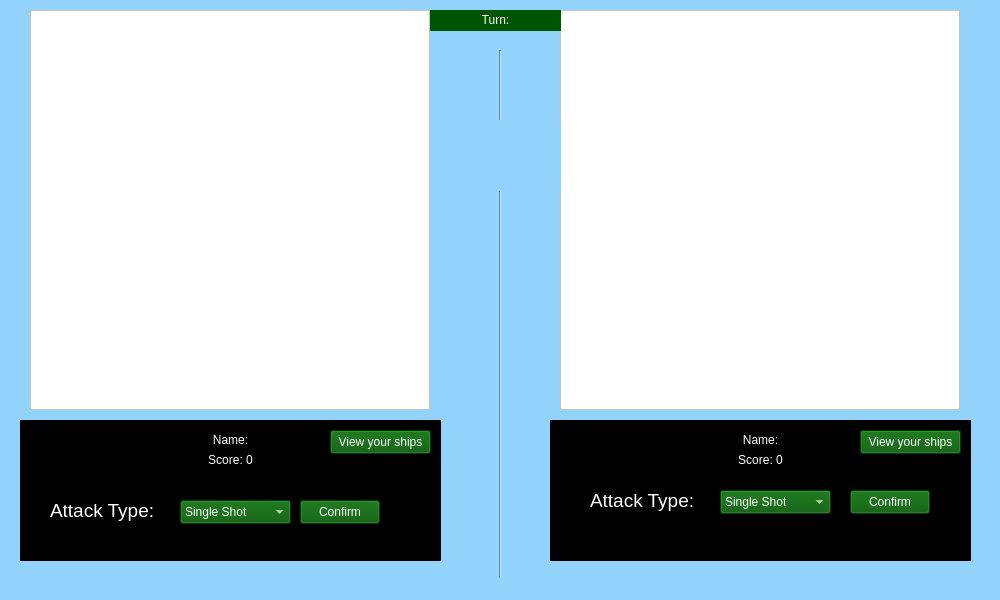
<?xml version="1.0" encoding="UTF-8"?>
<ui version="4.0">
 <class>Battleship</class>
 <widget class="QMainWindow" name="Battleship">
  <property name="geometry">
   <rect>
    <x>0</x>
    <y>0</y>
    <width>1000</width>
    <height>600</height>
   </rect>
  </property>
  <property name="minimumSize">
   <size>
    <width>1000</width>
    <height>600</height>
   </size>
  </property>
  <property name="maximumSize">
   <size>
    <width>1000</width>
    <height>600</height>
   </size>
  </property>
  <property name="font">
   <font>
    <pointsize>12</pointsize>
    <bold>true</bold>
   </font>
  </property>
  <property name="cursor">
   <cursorShape>CrossCursor</cursorShape>
  </property>
  <property name="windowTitle">
   <string>Battleship</string>
  </property>
  <property name="windowIcon">
   <iconset resource="resources.qrc">
    <normaloff>:/pictures/icon.png</normaloff>:/pictures/icon.png</iconset>
  </property>
  <property name="styleSheet">
   <string notr="true">background-color: rgb(147, 211, 251);</string>
  </property>
  <widget class="QWidget" name="centralwidget">
   <widget class="QGraphicsView" name="Board_graphicsView">
    <property name="geometry">
     <rect>
      <x>30</x>
      <y>10</y>
      <width>400</width>
      <height>400</height>
     </rect>
    </property>
    <property name="styleSheet">
     <string notr="true">background-color: rgb(255, 255, 255);</string>
    </property>
   </widget>
   <widget class="QGraphicsView" name="Board_graphicsView_2">
    <property name="geometry">
     <rect>
      <x>560</x>
      <y>10</y>
      <width>400</width>
      <height>400</height>
     </rect>
    </property>
    <property name="styleSheet">
     <string notr="true">background-color: rgb(255, 255, 255);</string>
    </property>
   </widget>
   <widget class="Line" name="line">
    <property name="geometry">
     <rect>
      <x>490</x>
      <y>50</y>
      <width>20</width>
      <height>691</height>
     </rect>
    </property>
    <property name="orientation">
     <enum>Qt::Vertical</enum>
    </property>
   </widget>
   <widget class="QFrame" name="player1_frame">
    <property name="geometry">
     <rect>
      <x>20</x>
      <y>420</y>
      <width>421</width>
      <height>141</height>
     </rect>
    </property>
    <property name="styleSheet">
     <string notr="true">background-color: rgb(0, 0, 0);
border-bottom-color: rgb(255, 255, 255);</string>
    </property>
    <property name="frameShape">
     <enum>QFrame::StyledPanel</enum>
    </property>
    <property name="frameShadow">
     <enum>QFrame::Raised</enum>
    </property>
    <property name="lineWidth">
     <number>1</number>
    </property>
    <widget class="QLabel" name="player1_label">
     <property name="geometry">
      <rect>
       <x>10</x>
       <y>10</y>
       <width>401</width>
       <height>20</height>
      </rect>
     </property>
     <property name="styleSheet">
      <string notr="true">color: rgb(255, 255, 255);
font: 700 12pt &quot;Segoe UI&quot;;</string>
     </property>
     <property name="text">
      <string>&lt;html&gt;&lt;head/&gt;&lt;body&gt;&lt;p align=&quot;center&quot;&gt;Name:&lt;/p&gt;&lt;/body&gt;&lt;/html&gt;</string>
     </property>
    </widget>
    <widget class="QPushButton" name="player1view_pushButton">
     <property name="geometry">
      <rect>
       <x>310</x>
       <y>10</y>
       <width>101</width>
       <height>24</height>
      </rect>
     </property>
     <property name="styleSheet">
      <string notr="true">background-color: rgb(0, 85, 0);
color: rgb(255, 255, 255);</string>
     </property>
     <property name="text">
      <string>View your ships</string>
     </property>
    </widget>
    <widget class="QLabel" name="player1score_label">
     <property name="geometry">
      <rect>
       <x>160</x>
       <y>30</y>
       <width>101</width>
       <height>21</height>
      </rect>
     </property>
     <property name="styleSheet">
      <string notr="true">color: rgb(255, 255, 255);
font: 700 12pt &quot;Segoe UI&quot;;</string>
     </property>
     <property name="text">
      <string>&lt;html&gt;&lt;head/&gt;&lt;body&gt;&lt;p align=&quot;center&quot;&gt;Score: 0&lt;/p&gt;&lt;/body&gt;&lt;/html&gt;</string>
     </property>
    </widget>
    <widget class="QComboBox" name="player1attack_comboBox">
     <property name="geometry">
      <rect>
       <x>160</x>
       <y>80</y>
       <width>111</width>
       <height>24</height>
      </rect>
     </property>
     <property name="styleSheet">
      <string notr="true">background-color: rgb(0, 85, 0);
color: rgb(255, 255, 255);</string>
     </property>
     <item>
      <property name="text">
       <string>Single Shot</string>
      </property>
     </item>
     <item>
      <property name="text">
       <string>Scatter Shot</string>
      </property>
     </item>
     <item>
      <property name="text">
       <string>Napalm Strike</string>
      </property>
     </item>
    </widget>
    <widget class="QLabel" name="player1attack_label">
     <property name="geometry">
      <rect>
       <x>30</x>
       <y>70</y>
       <width>111</width>
       <height>41</height>
      </rect>
     </property>
     <property name="styleSheet">
      <string notr="true">color: rgb(255, 255, 255);
font: 700 12pt &quot;Segoe UI&quot;;</string>
     </property>
     <property name="text">
      <string>&lt;html&gt;&lt;head/&gt;&lt;body&gt;&lt;p&gt;&lt;span style=&quot; font-size:14pt;&quot;&gt;Attack Type:&lt;/span&gt;&lt;/p&gt;&lt;/body&gt;&lt;/html&gt;</string>
     </property>
    </widget>
    <widget class="QPushButton" name="player1confirm_pushButton">
     <property name="geometry">
      <rect>
       <x>280</x>
       <y>80</y>
       <width>80</width>
       <height>24</height>
      </rect>
     </property>
     <property name="styleSheet">
      <string notr="true">background-color: rgb(0, 85, 0);
color: rgb(255, 255, 255);</string>
     </property>
     <property name="text">
      <string>Confirm</string>
     </property>
    </widget>
   </widget>
   <widget class="QFrame" name="player2_frame">
    <property name="geometry">
     <rect>
      <x>550</x>
      <y>420</y>
      <width>421</width>
      <height>141</height>
     </rect>
    </property>
    <property name="styleSheet">
     <string notr="true">background-color: rgb(0, 0, 0);</string>
    </property>
    <property name="frameShape">
     <enum>QFrame::StyledPanel</enum>
    </property>
    <property name="frameShadow">
     <enum>QFrame::Raised</enum>
    </property>
    <widget class="QLabel" name="player2_label">
     <property name="geometry">
      <rect>
       <x>10</x>
       <y>10</y>
       <width>401</width>
       <height>20</height>
      </rect>
     </property>
     <property name="styleSheet">
      <string notr="true">color: rgb(255, 255, 255);
font: 700 12pt &quot;Segoe UI&quot;;</string>
     </property>
     <property name="text">
      <string>&lt;html&gt;&lt;head/&gt;&lt;body&gt;&lt;p align=&quot;center&quot;&gt;Name:&lt;/p&gt;&lt;/body&gt;&lt;/html&gt;</string>
     </property>
    </widget>
    <widget class="QPushButton" name="player2view_pushButton">
     <property name="geometry">
      <rect>
       <x>310</x>
       <y>10</y>
       <width>101</width>
       <height>24</height>
      </rect>
     </property>
     <property name="styleSheet">
      <string notr="true">background-color: rgb(0, 85, 0);
color: rgb(255, 255, 255);</string>
     </property>
     <property name="text">
      <string>View your ships</string>
     </property>
    </widget>
    <widget class="QLabel" name="player2_score_label">
     <property name="geometry">
      <rect>
       <x>160</x>
       <y>30</y>
       <width>101</width>
       <height>21</height>
      </rect>
     </property>
     <property name="styleSheet">
      <string notr="true">color: rgb(255, 255, 255);
font: 700 12pt &quot;Segoe UI&quot;;</string>
     </property>
     <property name="text">
      <string>&lt;html&gt;&lt;head/&gt;&lt;body&gt;&lt;p align=&quot;center&quot;&gt;Score: 0&lt;/p&gt;&lt;/body&gt;&lt;/html&gt;</string>
     </property>
    </widget>
    <widget class="QComboBox" name="player2attack_comboBox">
     <property name="geometry">
      <rect>
       <x>170</x>
       <y>70</y>
       <width>111</width>
       <height>24</height>
      </rect>
     </property>
     <property name="styleSheet">
      <string notr="true">background-color: rgb(0, 85, 0);
color: rgb(255, 255, 255);
</string>
     </property>
     <item>
      <property name="text">
       <string>Single Shot</string>
      </property>
     </item>
     <item>
      <property name="text">
       <string>Scatter Shot</string>
      </property>
     </item>
     <item>
      <property name="text">
       <string>Napalm Strike</string>
      </property>
     </item>
    </widget>
    <widget class="QLabel" name="player1attack_label_2">
     <property name="geometry">
      <rect>
       <x>40</x>
       <y>60</y>
       <width>121</width>
       <height>41</height>
      </rect>
     </property>
     <property name="styleSheet">
      <string notr="true">color: rgb(255, 255, 255);
font: 700 12pt &quot;Segoe UI&quot;;</string>
     </property>
     <property name="text">
      <string>&lt;html&gt;&lt;head/&gt;&lt;body&gt;&lt;p&gt;&lt;span style=&quot; font-size:14pt;&quot;&gt;Attack Type:&lt;/span&gt;&lt;/p&gt;&lt;/body&gt;&lt;/html&gt;</string>
     </property>
    </widget>
    <widget class="QPushButton" name="player2confirm_pushButton">
     <property name="geometry">
      <rect>
       <x>300</x>
       <y>70</y>
       <width>80</width>
       <height>24</height>
      </rect>
     </property>
     <property name="styleSheet">
      <string notr="true">background-color: rgb(0, 85, 0);
color: rgb(255, 255, 255);</string>
     </property>
     <property name="text">
      <string>Confirm</string>
     </property>
    </widget>
   </widget>
   <widget class="QLabel" name="turn_label">
    <property name="geometry">
     <rect>
      <x>430</x>
      <y>10</y>
      <width>131</width>
      <height>21</height>
     </rect>
    </property>
    <property name="styleSheet">
     <string notr="true">background-color: rgb(0, 85, 0);
color: rgb(255, 255, 255);
font: 700 12pt &quot;Segoe UI&quot;;</string>
    </property>
    <property name="text">
     <string>&lt;html&gt;&lt;head/&gt;&lt;body&gt;&lt;p align=&quot;center&quot;&gt;Turn:&lt;/p&gt;&lt;/body&gt;&lt;/html&gt;</string>
    </property>
   </widget>
   <widget class="QWidget" name="verticalLayoutWidget">
    <property name="geometry">
     <rect>
      <x>430</x>
      <y>120</y>
      <width>131</width>
      <height>71</height>
     </rect>
    </property>
    <layout class="QVBoxLayout" name="verticalLayout"/>
   </widget>
  </widget>
  <widget class="QMenuBar" name="menubar">
   <property name="geometry">
    <rect>
     <x>0</x>
     <y>0</y>
     <width>1000</width>
     <height>21</height>
    </rect>
   </property>
  </widget>
  <widget class="QStatusBar" name="statusbar"/>
 </widget>
 <resources>
  <include location="resources.qrc"/>
 </resources>
 <connections/>
</ui>
